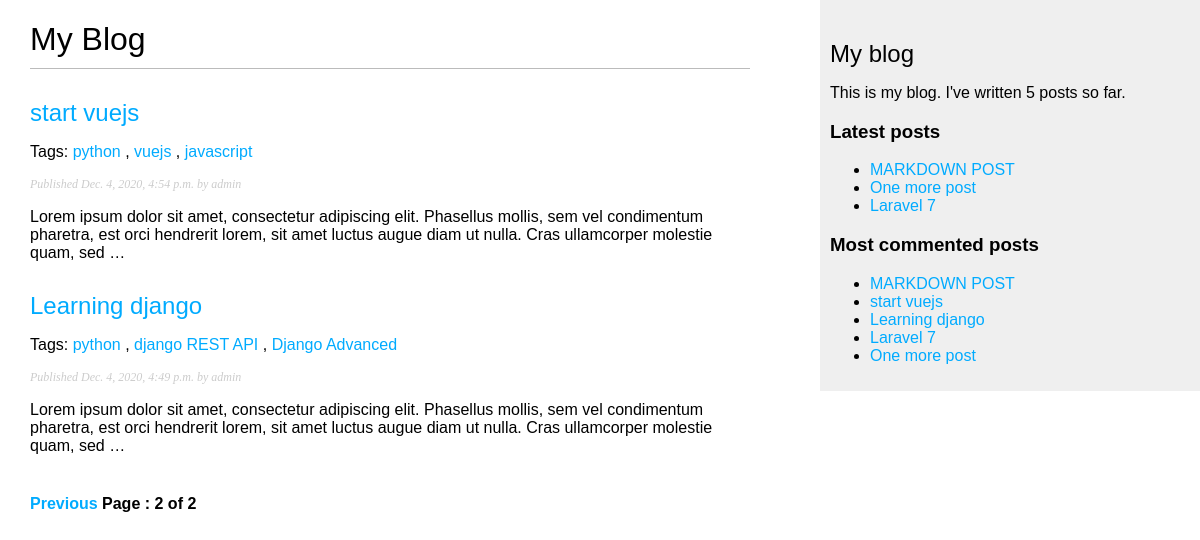
The page /blogsite/?page=2 on the database its author committed.
### blogsite/models.py (models this page shows, shortened)
class Post( models.Model ) :
    STATUS_CHOICES = (
        ( 'draft', 'Draft'),
        ( 'published', 'Published'),
    )
    title = models.CharField( max_length=250)
    slug = models.SlugField(max_length=250, unique_for_date='publish')
    author = models.ForeignKey( User, on_delete=models.CASCADE, related_name='blogsite_posts')
    body = models.TextField()
    publish = models.DateTimeField( default=timezone.now )
    created = models.DateTimeField( auto_now_add=True )
    updated = models.DateTimeField( auto_now=True )
    status = models.CharField( max_length=10, choices=STATUS_CHOICES, default='draft')
    objects = models.Manager() #the default manager
    published = PublishedManager() #Our custom manager
    tags = TaggableManager() #The tags manager will allow you to add, retrieve, and remove tags from Post objects.
    class Meta :
        ordering = ( '-publish', )
    def get_absolute_url( self ) :
        return reverse(  'blogsite:post_detail', args=[self.publish.year, self.publish.month, self.publish.day, self.slug] )

### blogsite/views.py (the view)
# urls.py: path('', views.post_list, name='post_list'),
def post_list( request, tag_slug=None ) :
    object_list = Post.published.all()
    tag = None
    if tag_slug:
        tag = get_object_or_404(Tag, slug=tag_slug)
        object_list = object_list.filter( tags__in=[tag] )
    paginator = Paginator( object_list, 3 ) # 3posts in each in each page
    page = request.GET.get( 'page' ) #page Number
    try:
        posts = paginator.get_page( page ) #page Object
    except PageNotAnInteger :
        posts = paginator.page(1)
    except EmptyPage :
        posts = paginator.page( paginator.num_pages )
    return render( request,
                  'blogsite/post/list.html',
                  {'page':page,'posts' : posts,'tag' : tag}
                  )

### blogsite/models.py (called while the page is built)
    def get_queryset( self ) :
        return super( PublishedManager, self ).get_queryset().filter( status='published' )

### blogsite/templatetags/blogsite_tags.py (called while the page is built)
@register.simple_tag
def total_posts() :
    return Post.published.count()

@register.inclusion_tag( 'blogsite/post/latest_posts.html' )
def show_latest_posts( count=5 ) :
    latest_posts = Post.published.order_by('-publish')[:count]
    return {'latest_posts' : latest_posts}

@register.simple_tag
def get_most_commented_post( count=5 ) :
    return Post.published.annotate(
        total_comments = Count('comments')
    ).order_by('-total_comments')[:count]

@register.filter( name='markdown' )
def markdown_format( text ) :
    return mark_safe( markdown.markdown( text ))

### templates/blogsite/post/list.html (shortened to what this page needs)
{% extends "blogsite/base.html" %}
{% load blogsite_tags %}
{% block content %}
  <h1>My Blog</h1>
  {% for post in posts %}
    <h2>
      <a href="{{ post.get_absolute_url }}">
        {{ post.title }}
      </a>
    </h2>
    <p class="tags">Tags:
      {% for tag in post.tags.all %}
      <a href="{% url 'blogsite:post_list_by_tag' tag.slug %}">
        {{ tag.name }}
      </a>
      {% if not forloop.last %}, {% endif %}
      {% endfor %}
    </p>
    <p class="date">
      Published {{ post.publish }} by {{ post.author }}
    </p>
    {{ post.body|markdown|truncatewords_html:30 }}
  {% endfor %}
  {% include "pagination.html" with page=posts %}
{% endblock %}

### templates/blogsite/base.html (shortened to what this page needs)
{% load blogsite_tags %}
{% load static %}
<!DOCTYPE html>
<html>
<head>
  <link href="{% static 'css/blogsite.css' %}" rel="stylesheet">
</head>
<body>
  <div id="content">
    {% block content %}
    {% endblock %}
  </div>
  <div id="sidebar">
    <h2>My blog</h2>
    <p>This is my blog. I've written {% total_posts %} posts so far.</p>
    <h3>Latest posts</h3>
    {% show_latest_posts 3 %}
  <h3>Most commented posts</h3>
    {% get_most_commented_post as most_commented_posts %}
    <ul>
      {% for post in most_commented_posts %}
        <li>
          <a href="{{ post.get_absolute_url }}"> {{ post.title }}</a>
        </li>
      {% endfor %}
    </ul>
  </div>
</body>
</html>

### templates/blogsite/post/latest_posts.html
<ul>
  {% for post in latest_posts %}
    <li>
      <a href="{{ post.get_absolute_url }}">{{ post.title }}</a>
    </li>
  {% endfor %}
</ul>

### blogsite/static/css/blogsite.css (style rules this page uses)
body { margin:0; padding:0; font-family:helvetica, sans-serif; }
a { color:#00abff; text-decoration:none; }
h1 { font-weight:normal; border-bottom:1px solid #bbb; padding:0 0 10px 0; }
h2 { font-weight:normal; margin:30px 0 0; }
#content { float:left; width:60%; padding:0 0 0 30px; }
#sidebar { float:right; width:30%; padding:10px; background:#efefef; height:100%; }
p.date { color:#ccc; font-family: georgia, serif; font-size: 12px; font-style: italic; }

### rows shown on the page
Post: title "start vuejs", publish "Dec. 4, 2020, 4:54 p.m.", author "admin", body "Lorem ipsum dolor sit amet, consectetur adipiscing elit. Phasellus mollis, sem vel condimentum pharetra, est orci hendrerit lorem, sit amet luctus augue diam ut nulla. Cras ullamcorper molestie quam, sed …"
Tag: name "python"
Tag: name "vuejs"
Tag: name "javascript"
Post: title "Learning django", publish "Dec. 4, 2020, 4:49 p.m.", author "admin", body "Lorem ipsum dolor sit amet, consectetur adipiscing elit. Phasellus mollis, sem vel condimentum pharetra, est orci hendrerit lorem, sit amet luctus augue diam ut nulla. Cras ullamcorper molestie quam, sed …"
Tag: name "django REST API"
Tag: name "Django Advanced"
Post: title "MARKDOWN POST"
Post: title "One more post"
Post: title "Laravel 7"

### other values the page prints
{{ page.number }} "2"
{{ page.paginator.num_pages }} "2"
